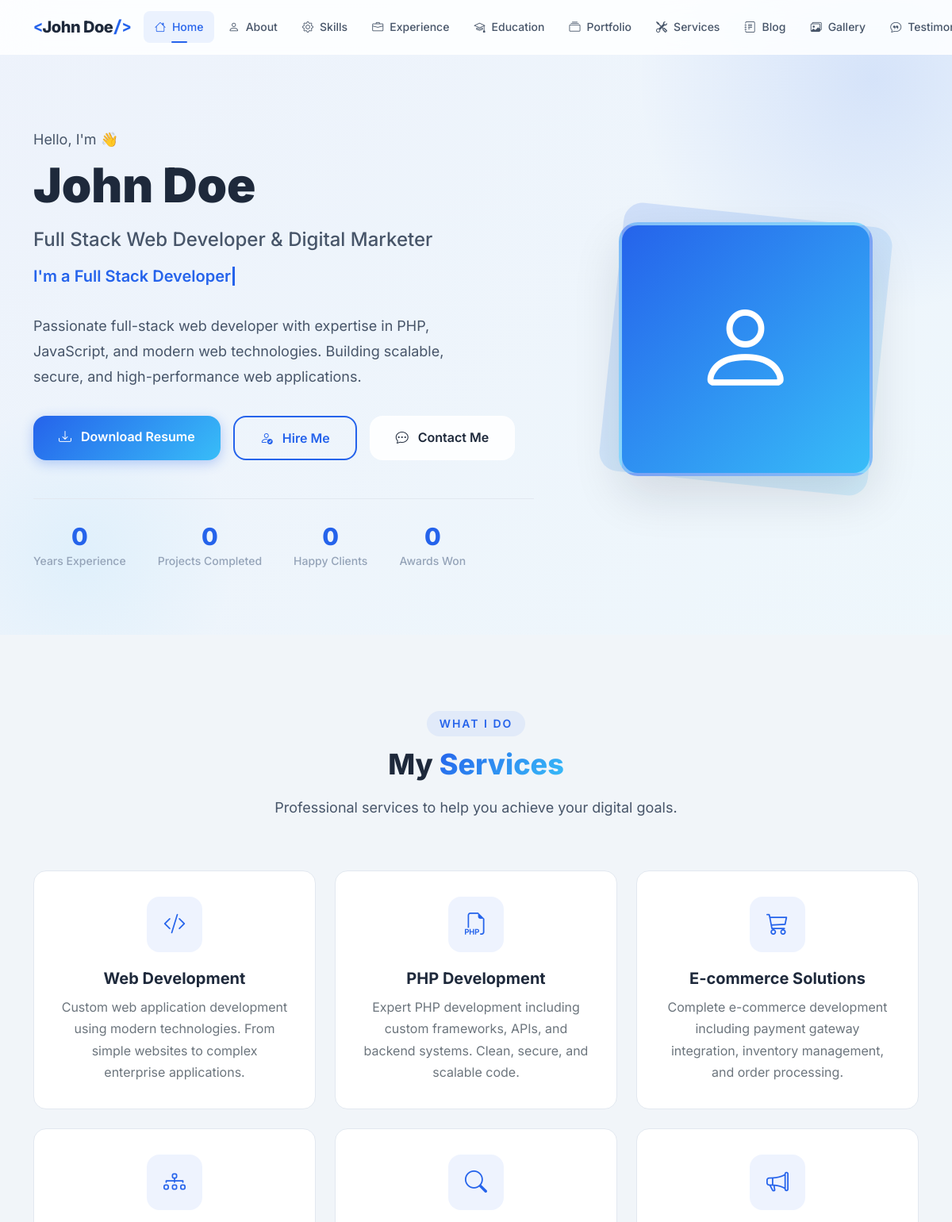
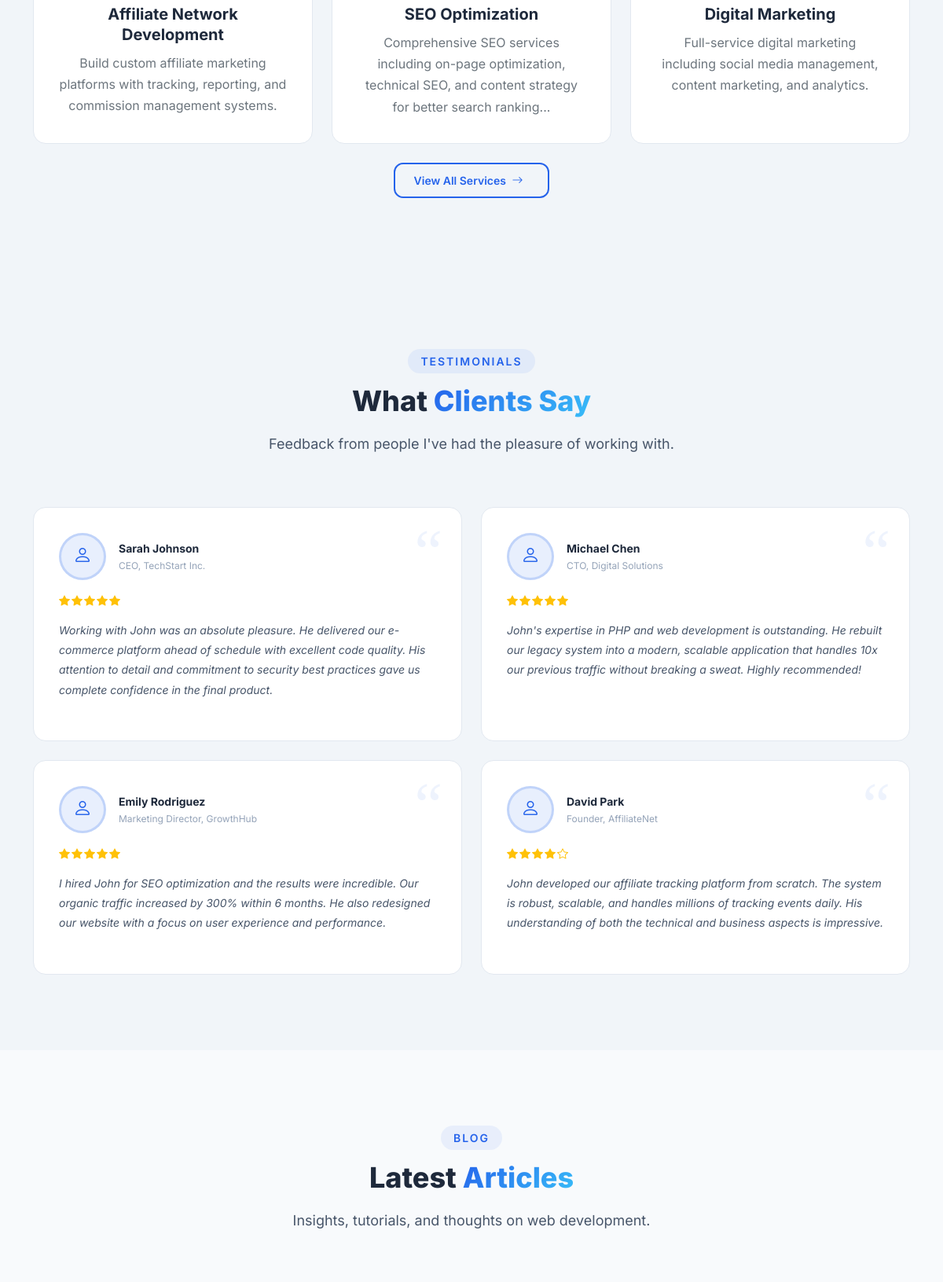
The page / (upper part) on the database its author committed (2 pictures, top to bottom).
### tables this page shows
CREATE TABLE IF NOT EXISTS `profile` (
    `id` INT UNSIGNED AUTO_INCREMENT PRIMARY KEY,
    `user_id` INT UNSIGNED NOT NULL,
    `full_name` VARCHAR(150) NOT NULL,
    `profession` VARCHAR(255) DEFAULT NULL,
    `photo` VARCHAR(255) DEFAULT NULL,
    `bio_short` TEXT DEFAULT NULL,
    `bio_full` LONGTEXT DEFAULT NULL,
    `birthday` DATE DEFAULT NULL,
    `nationality` VARCHAR(100) DEFAULT NULL,
    `location` VARCHAR(255) DEFAULT NULL,
    `languages` VARCHAR(500) DEFAULT NULL,
    `email` VARCHAR(255) DEFAULT NULL,
    `phone` VARCHAR(50) DEFAULT NULL,
    `website` VARCHAR(255) DEFAULT NULL,
    `mission` TEXT DEFAULT NULL,
    `vision` TEXT DEFAULT NULL,
    `goals` TEXT DEFAULT NULL,
    `typing_texts` TEXT DEFAULT NULL COMMENT 'JSON array of typing animation texts',
    `stats_experience_years` INT UNSIGNED DEFAULT 0,
    `stats_projects` INT UNSIGNED DEFAULT 0,
    `stats_clients` INT UNSIGNED DEFAULT 0,
    `stats_awards` INT UNSIGNED DEFAULT 0,
    `created_at` DATETIME DEFAULT CURRENT_TIMESTAMP,
    `updated_at` DATETIME DEFAULT CURRENT_TIMESTAMP ON UPDATE CURRENT_TIMESTAMP,
    FOREIGN KEY (`user_id`) REFERENCES `users`(`id`) ON DELETE CASCADE,
    INDEX `idx_user` (`user_id`)
);

CREATE TABLE IF NOT EXISTS `services` (
    `id` INT UNSIGNED AUTO_INCREMENT PRIMARY KEY,
    `title` VARCHAR(200) NOT NULL,
    `description` TEXT DEFAULT NULL,
    `icon` VARCHAR(100) DEFAULT 'bi-gear',
    `features` TEXT DEFAULT NULL COMMENT 'JSON array of features',
    `sort_order` INT UNSIGNED DEFAULT 0,
    `is_active` TINYINT(1) DEFAULT 1,
    `created_at` DATETIME DEFAULT CURRENT_TIMESTAMP,
    `updated_at` DATETIME DEFAULT CURRENT_TIMESTAMP ON UPDATE CURRENT_TIMESTAMP,
    INDEX `idx_sort` (`sort_order`)
);

CREATE TABLE IF NOT EXISTS `testimonials` (
    `id` INT UNSIGNED AUTO_INCREMENT PRIMARY KEY,
    `name` VARCHAR(150) NOT NULL,
    `photo` VARCHAR(255) DEFAULT NULL,
    `review` TEXT NOT NULL,
    `rating` TINYINT UNSIGNED DEFAULT 5 COMMENT '1-5 stars',
    `company` VARCHAR(200) DEFAULT NULL,
    `position` VARCHAR(200) DEFAULT NULL,
    `sort_order` INT UNSIGNED DEFAULT 0,
    `is_active` TINYINT(1) DEFAULT 1,
    `created_at` DATETIME DEFAULT CURRENT_TIMESTAMP,
    `updated_at` DATETIME DEFAULT CURRENT_TIMESTAMP ON UPDATE CURRENT_TIMESTAMP,
    INDEX `idx_sort` (`sort_order`)
);

### pages/home.php (the view, shortened to what the rows shown need)
<?php
$profile = $profile ?? [];
$typingTexts = $profile['typing_texts'] ?? '["Developer", "Designer", "Creator"]';
$featuredPosts = [];
try {
    $featuredPosts = $db->fetchAll(
        "SELECT b.*, bc.name as category_name FROM blog b LEFT JOIN blog_categories bc ON b.category_id = bc.id WHERE b.status = 'published' AND b.is_featured = 1 ORDER BY b.published_at DESC LIMIT 3"
    );
} catch (Exception $e) {}
$testimonials = [];
try {
    $testimonials = $db->fetchAll(
        "SELECT * FROM testimonials WHERE is_active = 1 ORDER BY sort_order ASC LIMIT 4"
    );
} catch (Exception $e) {}
$services = [];
try {
    $services = $db->fetchAll(
        "SELECT * FROM services WHERE is_active = 1 ORDER BY sort_order ASC LIMIT 6"
    );
} catch (Exception $e) {}
?>
<section class="hero-section" id="hero">
    <div class="container">
        <div class="row align-items-center g-5">
            <div class="col-lg-7 order-lg-1 order-2">
                <div class="hero-content" data-aos="fade-right">
                    <p class="hero-greeting">Hello, I'm <span class="wave">👋</span></p>
                    <h1 class="hero-name">
                        <?php echo e($profile['full_name'] ?? 'John Doe'); ?>
                    </h1>
                    <p class="hero-profession"><?php echo e($profile['profession'] ?? 'Full Stack Developer'); ?></p>
                    <div class="typing-wrapper">
                        I'm a <span id="typing-text" data-texts='<?php echo e($typingTexts); ?>'></span><span class="typing-cursor"></span>
                    </div>
                    <p class="hero-bio">
                        <?php echo e($profile['bio_short'] ?? 'Passionate developer building modern web applications.'); ?>
                    </p>
                    <div class="hero-buttons">
                        <a href="<?php echo url('resume'); ?>" class="btn btn-primary btn-lg">
                        </a>
                        <a href="<?php echo url('contact'); ?>" class="btn btn-outline-primary btn-lg">
                        </a>
                        <a href="<?php echo url('contact'); ?>" class="btn btn-glass btn-lg">
                        </a>
                    </div>
                    <div class="hero-stats" data-aos="fade-up" data-aos-delay="200">
                        <div class="stat-item">
                        </div>
                        <div class="stat-item">
                        </div>
                        <div class="stat-item">
                        </div>
                        <div class="stat-item">
                        </div>
                    </div>
                </div>
            </div>
        </div>
    </div>
</section>
<?php if (!empty($services)): ?>
<section class="section section-alt" id="services-preview">
    <div class="container">
        <div class="section-header" data-aos="fade-up">
            <h2 class="section-title">My <span class="highlight">Services</span></h2>
        </div>
        <div class="row g-4">
            <?php foreach ($services as $index => $service): ?>
            <div class="col-lg-4 col-md-6" data-aos="fade-up" data-aos-delay="<?php echo $index * 100; ?>">
                <div class="service-card">
                    <div class="service-icon">
                        <i class="<?php echo e($service['icon']); ?>"></i>
                    </div>
                    <h5><?php echo e($service['title']); ?></h5>
                    <p class="text-secondary mb-0"><?php echo e(truncate($service['description'], 120)); ?></p>
                </div>
            </div>
            <?php endforeach; ?>
        </div>
    </div>
</section>
<?php endif; ?>
<?php if (!empty($testimonials)): ?>
<section class="section section-alt" id="testimonials-preview">
    <div class="container">
        <div class="section-header" data-aos="fade-up">
            <h2 class="section-title">What <span class="highlight">Clients Say</span></h2>
        </div>
        <div class="row g-4">
            <?php foreach ($testimonials as $index => $testimonial): ?>
            <div class="col-lg-6" data-aos="fade-up" data-aos-delay="<?php echo $index * 100; ?>">
                <div class="testimonial-card">
                    <div class="d-flex align-items-center gap-3">
                        <?php if (!empty($testimonial['photo'])): ?>
                            <img src="<?php echo e(uploadUrl($testimonial['photo'])); ?>" alt="<?php echo e($testimonial['name']); ?>" class="testimonial-avatar">
                        <?php else: ?>
                            <div class="testimonial-avatar d-flex align-items-center justify-content-center" style="background: rgba(var(--primary-rgb), 0.1); font-size: 1.5rem; color: var(--primary);">
                                <i class="bi bi-person"></i>
                            </div>
                        <?php endif; ?>
                        <div>
                            <div class="testimonial-author"><?php echo e($testimonial['name']); ?></div>
                            <div class="testimonial-role"><?php echo e($testimonial['position']); ?>, <?php echo e($testimonial['company']); ?></div>
                        </div>
                    </div>
                    <?php echo starRating((int)$testimonial['rating']); ?>
                    <p class="testimonial-text"><?php echo e(truncate($testimonial['review'], 250)); ?></p>
                </div>
            </div>
            <?php endforeach; ?>
        </div>
    </div>
</section>
<?php endif; ?>
<?php if (!empty($featuredPosts)): ?>
<section class="section" id="blog-preview">
    <div class="container">
        <div class="section-header" data-aos="fade-up">
            <h2 class="section-title">Latest <span class="highlight">Articles</span></h2>
        </div>
    </div>
</section>
<?php endif; ?>

### templates/header.php (shortened to what the rows shown need)
<?php
$profile = [];
try {
    $profile = $db->fetch("SELECT * FROM profile LIMIT 1") ?? [];
} catch (Exception $e) {
    $profile = [];
}
?>
<!DOCTYPE html>
<html lang="en" data-theme="light">
<head>
    <link rel="stylesheet" href="https://cdn.jsdelivr.net/npm/bootstrap@5.3.3/dist/css/bootstrap.min.css">
    <link rel="stylesheet" href="https://cdn.jsdelivr.net/npm/bootstrap-icons@1.11.3/font/bootstrap-icons.min.css">
    <link rel="stylesheet" href="https://unpkg.com/aos@2.3.1/dist/aos.css">
    <link rel="stylesheet" href="<?php echo asset('css/style.css'); ?>">
</head>
<body>
    <nav class="navbar navbar-expand-lg fixed-top glass-nav" id="mainNav">
        <div class="container">
            <a class="navbar-brand brand-logo" href="<?php echo url('home'); ?>">
                <?php if (!empty(getSetting('site_logo'))): ?>
                    <img src="<?php echo e(uploadUrl(getSetting('site_logo'))); ?>" alt="<?php echo e(SITE_NAME); ?>" height="40">
                <?php else: ?>
                    <span class="brand-text">
                        <span class="brand-accent">&lt;</span><?php echo e($profile['full_name'] ?? 'JD'); ?><span class="brand-accent">/&gt;</span>
                    </span>
                <?php endif; ?>
            </a>
        </div>
    </nav>
    <main id="main-content">

### functions/helpers.php (shortened to what the rows shown need)
<?php
function e(?string $value): string
{
    return htmlspecialchars($value ?? '', ENT_QUOTES, 'UTF-8');
}
function asset(string $path): string
{
    return SITE_URL . 'assets/' . ltrim($path, '/') . '?v=' . ASSET_VERSION;
}
function url(string $page = ''): string
{
    if (empty($page) || $page === 'home') {
        return rtrim(SITE_URL, '/') . '/';
    }
    return rtrim(SITE_URL, '/') . '/' . ltrim($page, '/');
}
function truncate(string $text, int $length = 150, string $suffix = '...'): string
{
    $text = strip_tags($text);
    if (mb_strlen($text) <= $length) {
        return $text;
    }
    return mb_substr($text, 0, $length) . $suffix;
}
function getSetting(string $key, string $default = ''): string
{
    global $siteSettings;
    return $siteSettings[$key] ?? $default;
}
function starRating(int $rating): string
{
    $html = '<div class="star-rating">';
    for ($i = 1; $i <= 5; $i++) {
        if ($i <= $rating) {
            $html .= '<i class="bi bi-star-fill text-warning"></i>';
        } else {
            $html .= '<i class="bi bi-star text-warning"></i>';
        }
    }
    $html .= '</div>';
    return $html;
}

### rows shown on the page
profile: full_name "John Doe", profession "Full Stack Web Developer & Digital Marketer", bio_short "Passionate full-stack web developer with expertise in PHP, JavaScript, and modern web technologies. Building scalable, secure, and high-performance web applications."
services: title "Web Development", description "Custom web application development using modern technologies. From simple websites to complex enterprise applications."
services: title "PHP Development", description "Expert PHP development including custom frameworks, APIs, and backend systems. Clean, secure, and scalable code."
services: title "E-commerce Solutions", description "Complete e-commerce development including payment gateway integration, inventory management, and order processing."
services: title "Affiliate Network Development", description "Build custom affiliate marketing platforms with tracking, reporting, and commission management systems."
services: title "SEO Optimization", description "Comprehensive SEO services including on-page optimization, technical SEO, and content strategy for better search ranking..."
services: title "Digital Marketing", description "Full-service digital marketing including social media management, content marketing, and analytics."
testimonials: name "Sarah Johnson", position "CEO", company "TechStart Inc.", rating 5 (drawn), review "Working with John was an absolute pleasure. He delivered our e-commerce platform ahead of schedule with excellent code quality. His attention to detail and commitment to security best practices gave us complete confidence in the final product."
testimonials: name "Michael Chen", position "CTO", company "Digital Solutions", rating 5 (drawn), review "John's expertise in PHP and web development is outstanding. He rebuilt our legacy system into a modern, scalable application that handles 10x our previous traffic without breaking a sweat. Highly recommended!"
testimonials: name "Emily Rodriguez", position "Marketing Director", company "GrowthHub", rating 5 (drawn), review "I hired John for SEO optimization and the results were incredible. Our organic traffic increased by 300% within 6 months. He also redesigned our website with a focus on user experience and performance."
testimonials: name "David Park", position "Founder", company "AffiliateNet", rating 4 (drawn), review "John developed our affiliate tracking platform from scratch. The system is robust, scalable, and handles millions of tracking events daily. His understanding of both the technical and business aspects is impressive."

### other values the page prints
$item['label'] "Home"
$item['label'] "About"
$item['label'] "Skills"
$item['label'] "Experience"
$item['label'] "Education"
$item['label'] "Portfolio"
$item['label'] "Services"
$item['label'] "Blog"
$item['label'] "Gallery"
